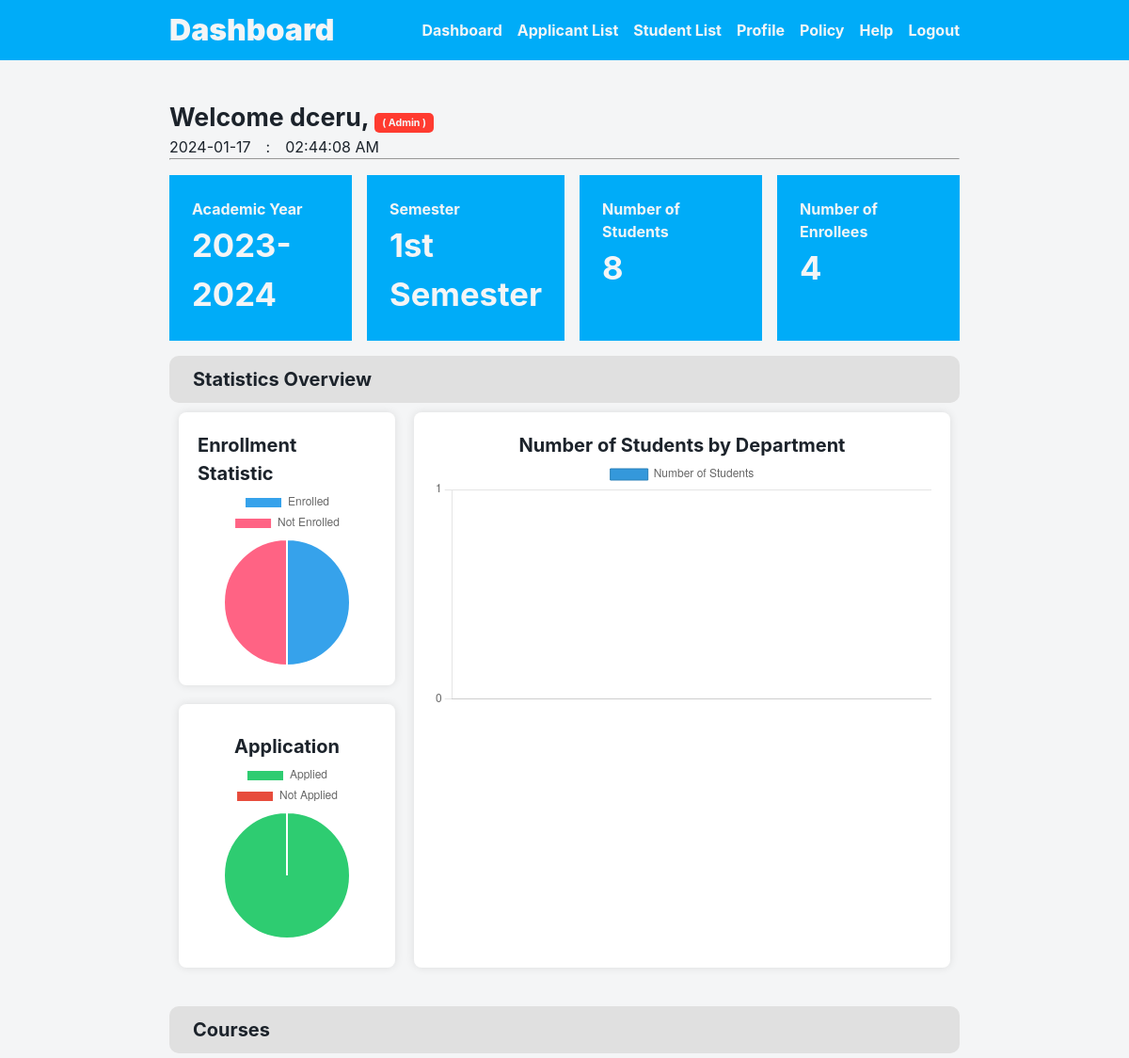
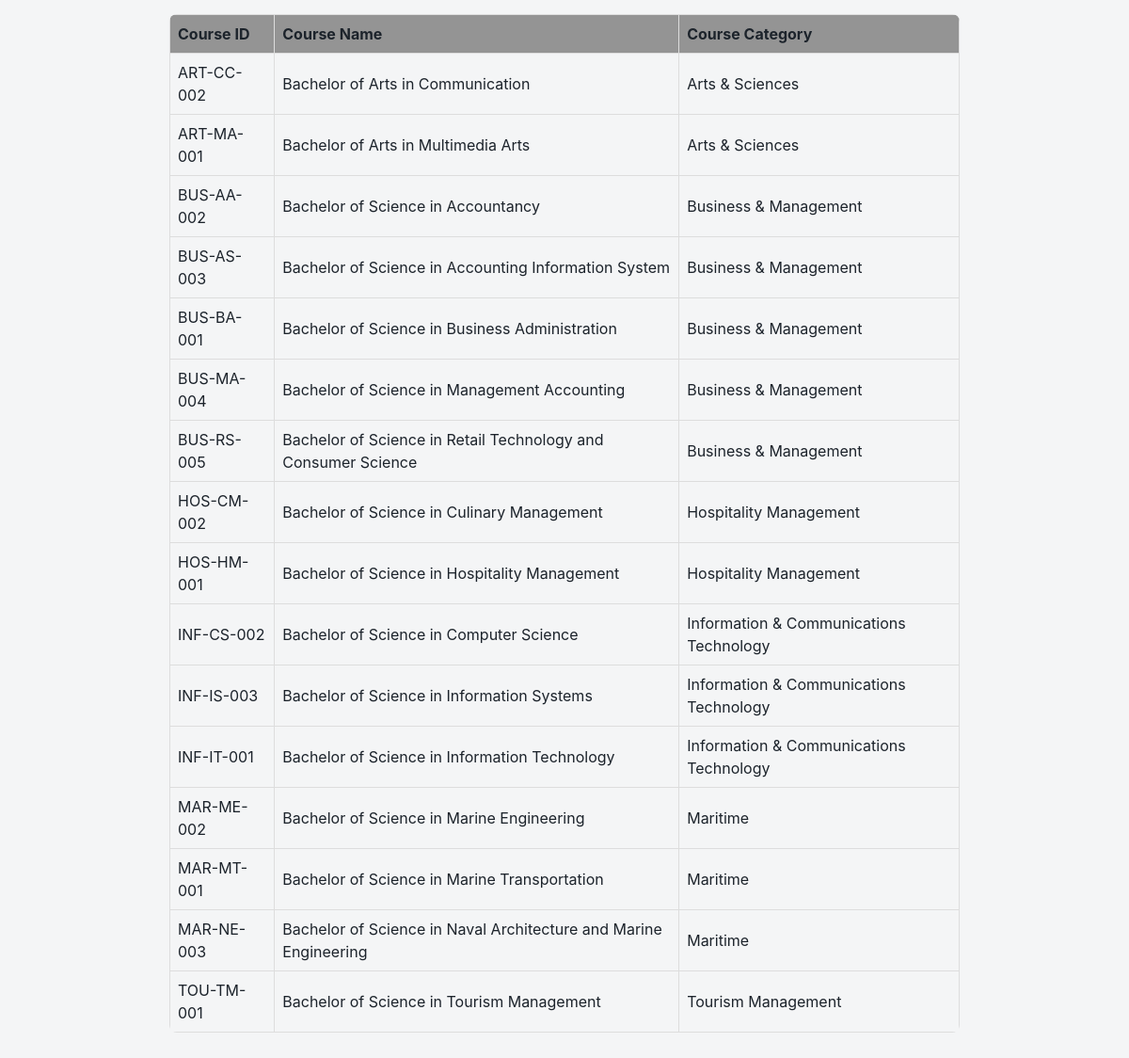
Page /src/modules/dashboard/dashboard.php (signed in) on the committed database (2 pictures, top to bottom).
### tables this page shows
CREATE TABLE `users` (
  `User_ID` bigint(20) NOT NULL,
  `First_Name` varchar(100) NOT NULL,
  `Last_Name` varchar(100) NOT NULL,
  `Email` varchar(255) NOT NULL,
  `Password` varchar(255) NOT NULL,
  `User_Type` enum('Student','Administrator','','') NOT NULL DEFAULT 'Student',
  `Date_Created` timestamp NOT NULL DEFAULT current_timestamp(),
  `Applied` enum('notapplied','applied') NOT NULL
);

CREATE TABLE `school_courses` (
  `Course_ID` varchar(12) NOT NULL,
  `Course_Name` varchar(255) NOT NULL,
  `Course_Category` enum('Information & Communications Technology','Business & Management','Hospitality Management','Tourism Management','Engineering','Arts & Sciences','Maritime') NOT NULL
);

### config.php (called while the page is built, shortened)
<?php
$_C2_style_css = '../../../style.css';
$_C2_button_css = '../../css/button.css';
$_C2_forms_css = '../../css/forms.css';
$_C2_icon_css = '../../css/icon.css';
$_C2_module_css = '../../css/module.css';
$_C2_navbar_css = '../../css/navbar.css';

### src/process/session.php (called while the page is built, shortened)
<?php
if (isset($_SESSION['user_id'])) {
    $sql = "SELECT * FROM users WHERE User_ID = {$_SESSION['user_id']}";
    $result = $mysqli->query($sql);
    $user = $result->fetch_assoc();
}
if (isset($_SESSION['user_id'])) {
    $sql = "SELECT Student_info.*, users.* FROM student_info
        RIGHT JOIN users ON student_info.User_ID = users.User_ID
        WHERE student_info.USER_ID = {$_SESSION['user_id']}";
    $result = $mysqli->query($sql);
}

### src/process/get_date.php (called while the page is built, shortened)
<?php
    $currentDateTime = date('Y-m-d');

### src/data/dashboard-data.php (called while the page is built, shortened)
<?php
$query_total_users = $mysqli->query("SELECT COUNT(User_ID) as Total_Users FROM student_info") or die("Connection failed:");
$assoc_total_users = $query_total_users->fetch_assoc();
$display_total_users = $assoc_total_users['Total_Users'];
$query_total_enrolled = $mysqli->query("SELECT COUNT(Student_ID) as Total_Enrolled FROM student_info WHERE Enrolled = '1'") or die("Connection failed:");
$assoc_total_enrolled = $query_total_enrolled->fetch_assoc();
$display_total_enrolled = $assoc_total_enrolled['Total_Enrolled'];
$_summary_item_1 = [
    [
        'title' => 'Academic Year',
         'output' => '2023-2024'
    ],
    [
        'title' => 'Semester',
         'output' =>  '1st Semester'
    ],
    [
        'title' => 'Number of Students',
         'output' =>  $display_total_users
    ],
    [
        'title' => 'Number of Enrollees',
         'output' =>  $display_total_enrolled
    ],
];

### src/modules/dashboard/dashboard.php (the view, shortened to what this page needs)
<?php include '../../../config.php'; ?>
<?php include $_C2_dashboard_data_php; ?>
<?php include $_C2_session_php; ?>
<?php
$courseSql = "SELECT Course_ID, Course_Name, Course_Category FROM school_courses";
$courseResults = $mysqli->query($courseSql);
$userQuery = "SELECT COUNT(*) AS userCount FROM student_info";
$userResult = $mysqli->query($userQuery);
$userCount = $userResult->fetch_assoc()['userCount'];
$enrolledQuery = "SELECT COUNT(*) AS enrolledCount FROM student_info WHERE ENROLLED = '1' ";
$enrolledResult = $mysqli->query($enrolledQuery);
$enrolledCount = $enrolledResult->fetch_assoc()['enrolledCount'];
$appliedQuery = "SELECT COUNT(*) AS appliedCount FROM student_profile";
$appliedResult = $mysqli->query($appliedQuery);
$appliedCount = ($appliedResult->num_rows > 0) ? $appliedResult->fetch_assoc()["appliedCount"] : 0;
$barChartData = array();
?>
<!DOCTYPE html>
<html lang="en">
<head>
    <link rel="stylesheet" href="<?php echo $_C2_style_css; ?>">
    <link rel="stylesheet" href="<?php echo $_C2_module_css; ?>">
    <link rel="stylesheet" href="<?php echo $_C2_button_css; ?>">
    <link rel="stylesheet" href="<?php echo $_C2_icon_css; ?>">
    <link rel="stylesheet" href="<?php echo $_C2_navbar_css; ?>">
    <link rel="stylesheet" href="<?php echo $_C2_forms_css; ?>">
</head>
<body>
    <?php if (isset($user)) : ?>
        <main class="dashboard1 container">
            <section class="content1">
                <h3>
                    Welcome
                    <?= htmlspecialchars($user['First_Name']) ?>,
                    <span class="<?php echo $greet_usertype = ($user['User_Type'] == 'Administrator') ? 'tag admin' : 'tag student'; ?>">
                        <?php echo $greet_usertype = ($user['User_Type'] == 'Administrator') ? '( Admin )' : '( Student )'; ?>
                    </span>
                </h3>
                <ul class="datetime">
                    <li><?php echo $currentDateTime; ?></li>
                    <li>
                        <p>:</p>
                    </li>
                    <li>
                        <p id="clock"></p>
                    </li>
                </ul>
                <hr class="title_line">
                <?php if ($user['User_Type'] == 'Administrator') : ?>
                    <section class="summary">
                        <?php foreach ($_summary_item_1 as $summaryitem1_item) : ?>
                            <section class="summary-item">
                                <h4><?php echo $summaryitem1_item['title']; ?></h4>
                                <h2><?php echo $summaryitem1_item['output']; ?></h2>
                            </section>
                        <?php endforeach; ?>
                    </section>
                    <div class="content1">
                        <nav class="category-nav">
                            <ul>
                                Statistics Overview
                            </ul>
                        </nav>
                        <div class="container2">
                            <div class="dashboard_2">
                                <div class="statistic">
                                    <h2 class="card-text">Enrollment Statistic</h2>
                                    <canvas id="enrollmentChart" width="180" height="300"></canvas>
                                </div>
                                <div class="statistic">
                                    <h2 class="card-text">Application</h2>
                                    <canvas id="applicationChart" width="180" height="300"></canvas>
                                </div>
                            </div>
                            <div class="dashboard_3">
                                <div class="statistic2">
                                    <h2 class="card-text">Number of Students by Department</h2>
                                    <canvas id="courseChart"></canvas>
                                </div>
                            </div>
                        </div>
                    </div>
                    <nav class="category-nav">
                        <ul>
                            Courses
                        </ul>
                    </nav>
                    <table class="course-table">
                        <thead>
                            <tr>
                                <th>Course ID</th>
                                <th>Course Name</th>
                                <th>Course Category</th>
                            </tr>
                        </thead>
                        <tbody>
                            <?php
                            while ($row = $courseResults->fetch_assoc()) {
                                echo "<tr>";
                                echo "<td>" . $row['Course_ID'] . "</td>";
                                echo "<td>" . $row['Course_Name'] . "</td>";
                                echo "<td>" . $row['Course_Category'] . "</td>";
                                echo "</tr>";
                            }
                            ?>
                        </tbody>
                    </table>
                <?php endif; ?>
            </section>
        </main>
    <?php endif; ?>
    <script defer>
        // Get data from PHP variables
        var enrolledCount = <?php echo $enrolledCount; ?>;
        var notEnrolledCount = <?php echo ($userCount - $enrolledCount); ?>;
        // Get canvas element
        var enrollmentCanvas = document.getElementById('enrollmentChart').getContext('2d');
        // Create pie chart
        var enrollmentChart = new Chart(enrollmentCanvas, {
            type: 'pie',
            data: {
                labels: ['Enrolled', 'Not Enrolled'],
                datasets: [{
                    data: [enrolledCount, notEnrolledCount],
                    backgroundColor: ['#36A2EB', '#FF6384']
                }]
            }
        });
        document.addEventListener("DOMContentLoaded", function() {
            var appliedData = {
                labels: ["Applied", "Not Applied"],
                datasets: [{
                    data: [<?php echo $appliedCount; ?>, <?php echo $userCount - $appliedCount; ?>],
                    backgroundColor: ["#2ecc71", "#e74c3c"],
                }],
            };
            var appliedCanvas = document.getElementById("applicationChart").getContext("2d");
            var appliedChart = new Chart(appliedCanvas, {
                type: "pie",
                data: appliedData,
            });
        });
        document.addEventListener("DOMContentLoaded", function() {
            var courseData = {
                labels: <?php echo json_encode(array_column($barChartData, 'Course_Category')); ?>,
                datasets: [{
                    label: "Number of Students",
                    data: <?php echo json_encode(array_column($barChartData, 'StudentCount')); ?>,
                    backgroundColor: "#3498db", // Customize as needed
                    borderColor: "#2980b9", // Customize as needed
                    borderWidth: 1
                }]
            };
            var courseCanvas = document.getElementById("courseChart").getContext("2d");
            var courseChart = new Chart(courseCanvas, {
                type: "bar",
                data: courseData,
                options: {
                    scales: {
                        y: {
                            ticks: {
                                beginAtZero: false,
                                precision: 0
                            }
                        }
                    }
                }
            });
        });
    </script>
</body>
</html>

### style.css (style rules this page uses)
*, *::after, *::before { padding: 0; margin: 0; box-sizing: border-box; }
:root { font-family: Inter, system-ui, Avenir, Helvetica, Arial, sans-serif; line-height: 1.5; font-weight: 400; color: var(--black); background-color: var(--white_1); font-synthesis: none; text-rendering: optimizeLegibility; -webkit-font-smoothing: antialiased; -moz-osx-font-smoothing: grayscale; --dark_blue: #003e5d; --mid_blue: #0176aa; --light_blue: #00acf8; --pale_light_blue: #4f9ef8; --green: #06a948; --orange: #f89807; --yellow_orange: #f4bc1c; --red: #ff3b30; --white_1: #f4f5f6; --white_2: #e8ecec; --white_3: #f2f2f2; --light_gray: #d9d9d9; --gray: #1e1e1e; --dark_gray: #1a1a1a; --black: #1c232b; }
body { margin: 0; min-width: 320px; min-height: 100vh; }
h2 { font-size: min(6vw, 26pt); font-weight: 700; }
h3 { font-size: min(5vw, 20pt); }
p { font-size: min(4vw, 12pt); }
summary, ul { list-style: none; }
.container { padding: 2.5rem 15vw; }
.title_line { background-color: var(--gray); margin-bottom: 1rem; }
.tag { background-color: var(--light_gray); padding: 0.25rem 0.5rem; font-size: min(4vw, 8pt); border-radius: 5px; color: var(--white_1); }
.tag.admin { background-color: var(--red); }

### src/css/module.css (style rules this page uses)
.dashboard1 .datetime { display: inline-flex; list-style: none; gap: 1rem; }
.dashboard1 .datetime { display: inline-flex; list-style: none; }
.dashboard1 .summary { display: flex; gap: 1rem; }
.summary-item { flex: 25%; padding: 1.5rem; color: var(--white_1); background-color: var(--light_blue); }
.container2 { display: flex; flex-direction: row; }
.dashboard_2 { display: flex; flex-direction: column; margin-bottom: 15px; flex-grow: 1; max-width: 250px; }
.dashboard_3 { display: flex; flex-direction: row; margin-bottom: 15px; flex-grow: 1; max-width: 100%; max-height: 100%; }
.statistic { display: flex; flex-direction: column; align-items: center; justify-content: center; background-color: #fff; padding: 20px; margin: 10px; border-radius: 8px; box-shadow: 0 0 10px rgba(0, 0, 0, 0.1); flex-basis: 280px; flex-grow: 1; max-height: 100%; }
.statistic2 { background-color: #fff; padding: 20px; margin: 10px; border-radius: 8px; box-shadow: 0 0 10px rgba(0, 0, 0, 0.1); flex: 1; text-align: center; max-width: 100%; max-height: 100%; }
.card-text { font-size: 20px; }
.category-nav { background-color: #e0e0e0; padding: 10px; margin-top: 1rem; text-align: left; width: 100%; border-radius: 10px; }
.category-nav ul { list-style: none; margin: 0; padding: 0; padding-left: 15px; display: inline-block; font-weight: 700; font-size: 20px; }
.course-table, .student-table { width: 100%; border-collapse: collapse; margin-top: 20px; margin-bottom: 30px; border-radius: 8px; overflow: hidden; flex-grow: 1; }
.course-table th, .course-table td, .student-table th, .student-table td { border: 1px solid #ddd; padding: 8px; text-align: left; }
.course-table th, .student-table th { background-color: #949494; }

### src/css/forms.css (style rules this page uses)
td { padding: 1rem 2rem; }

### rows in the picture
users: First_Name "dceru", User_Type "( Admin )"
school_courses: Course_ID "ART-CC-002", Course_Name "Bachelor of Arts in Communication", Course_Category "Arts & Sciences"
school_courses: Course_ID "ART-MA-001", Course_Name "Bachelor of Arts in Multimedia Arts", Course_Category "Arts & Sciences"
school_courses: Course_ID "BUS-AA-002", Course_Name "Bachelor of Science in Accountancy", Course_Category "Business & Management"
school_courses: Course_ID "BUS-AS-003", Course_Name "Bachelor of Science in Accounting Information System", Course_Category "Business & Management"
school_courses: Course_ID "BUS-BA-001", Course_Name "Bachelor of Science in Business Administration", Course_Category "Business & Management"
school_courses: Course_ID "BUS-MA-004", Course_Name "Bachelor of Science in Management Accounting", Course_Category "Business & Management"
school_courses: Course_ID "BUS-RS-005", Course_Name "Bachelor of Science in Retail Technology and Consumer Science", Course_Category "Business & Management"
school_courses: Course_ID "HOS-CM-002", Course_Name "Bachelor of Science in Culinary Management", Course_Category "Hospitality Management"
school_courses: Course_ID "HOS-HM-001", Course_Name "Bachelor of Science in Hospitality Management", Course_Category "Hospitality Management"
school_courses: Course_ID "INF-CS-002", Course_Name "Bachelor of Science in Computer Science", Course_Category "Information & Communications Technology"
school_courses: Course_ID "INF-IS-003", Course_Name "Bachelor of Science in Information Systems", Course_Category "Information & Communications Technology"
school_courses: Course_ID "INF-IT-001", Course_Name "Bachelor of Science in Information Technology", Course_Category "Information & Communications Technology"
school_courses: Course_ID "MAR-ME-002", Course_Name "Bachelor of Science in Marine Engineering", Course_Category "Maritime"
school_courses: Course_ID "MAR-MT-001", Course_Name "Bachelor of Science in Marine Transportation", Course_Category "Maritime"
school_courses: Course_ID "MAR-NE-003", Course_Name "Bachelor of Science in Naval Architecture and Marine Engineering", Course_Category "Maritime"
school_courses: Course_ID "TOU-TM-001", Course_Name "Bachelor of Science in Tourism Management", Course_Category "Tourism Management"

### other values in the picture
$navbar_2_item['title'] "Dashboard"
$navbar_2_item['title'] "Applicant List"
$navbar_2_item['title'] "Student List"
$navbar_2_item['title'] "Profile"
$navbar_2_item['title'] "Policy"
$navbar_2_item['title'] "Help"
$navbar_2_item['title'] "Logout"
$currentDateTime "2024-01-17"
$summaryitem1_item['title'] "Academic Year"
$summaryitem1_item['output'] "2023-2024"
$summaryitem1_item['title'] "Semester"
$summaryitem1_item['output'] "1st Semester"
$summaryitem1_item['title'] "Number of Students"
$summaryitem1_item['output'] "8"
$summaryitem1_item['title'] "Number of Enrollees"
